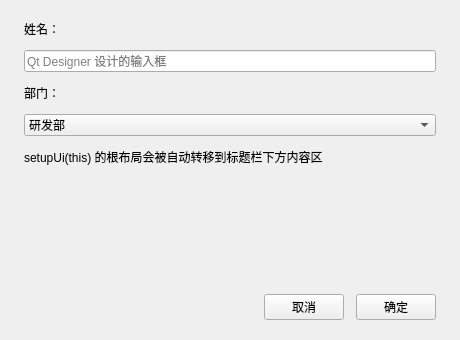
<?xml version="1.0" encoding="UTF-8"?>
<ui version="4.0">
 <class>MyWinContent</class>
 <widget class="QWidget" name="MyWinContent">
  <property name="geometry">
   <rect>
    <x>0</x>
    <y>0</y>
    <width>460</width>
    <height>340</height>
   </rect>
  </property>
  <property name="windowTitle">
   <string>FromUiWindow</string>
  </property>
  <layout class="QVBoxLayout" name="rootLayout">
   <property name="leftMargin">
    <number>24</number>
   </property>
   <property name="topMargin">
    <number>20</number>
   </property>
   <property name="rightMargin">
    <number>24</number>
   </property>
   <property name="bottomMargin">
    <number>20</number>
   </property>
   <property name="spacing">
    <number>12</number>
   </property>
   <item>
    <widget class="QLabel" name="nameLabel">
     <property name="text">
      <string>姓名：</string>
     </property>
    </widget>
   </item>
   <item>
    <widget class="QLineEdit" name="nameEdit">
     <property name="placeholderText">
      <string>Qt Designer 设计的输入框</string>
     </property>
    </widget>
   </item>
   <item>
    <widget class="QLabel" name="deptLabel">
     <property name="text">
      <string>部门：</string>
     </property>
    </widget>
   </item>
   <item>
    <widget class="QComboBox" name="deptCombo">
     <item>
      <property name="text">
       <string>研发部</string>
      </property>
     </item>
     <item>
      <property name="text">
       <string>产品部</string>
      </property>
     </item>
     <item>
      <property name="text">
       <string>市场部</string>
      </property>
     </item>
    </widget>
   </item>
   <item>
    <widget class="QLabel" name="outputLabel">
     <property name="text">
      <string>setupUi(this) 的根布局会被自动转移到标题栏下方内容区</string>
     </property>
     <property name="wordWrap">
      <bool>true</bool>
     </property>
    </widget>
   </item>
   <item>
    <spacer name="verticalSpacer">
     <property name="orientation">
      <enum>Qt::Vertical</enum>
     </property>
     <property name="sizeHint" stdset="0">
      <size>
       <width>20</width>
       <height>20</height>
      </size>
     </property>
    </spacer>
   </item>
   <item>
    <layout class="QHBoxLayout" name="buttonRow">
     <item>
      <spacer name="horizontalSpacer">
       <property name="orientation">
        <enum>Qt::Horizontal</enum>
       </property>
       <property name="sizeHint" stdset="0">
        <size>
         <width>40</width>
         <height>20</height>
        </size>
       </property>
      </spacer>
     </item>
     <item>
      <widget class="QPushButton" name="cancelButton">
       <property name="text">
        <string>取消</string>
       </property>
      </widget>
     </item>
     <item>
      <widget class="QPushButton" name="okButton">
       <property name="text">
        <string>确定</string>
       </property>
      </widget>
     </item>
    </layout>
   </item>
  </layout>
 </widget>
 <resources/>
 <connections/>
</ui>
